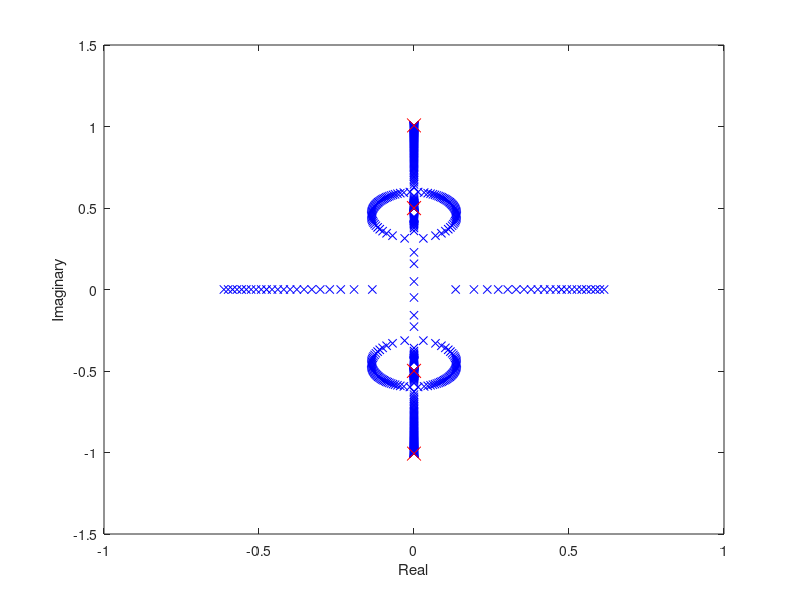
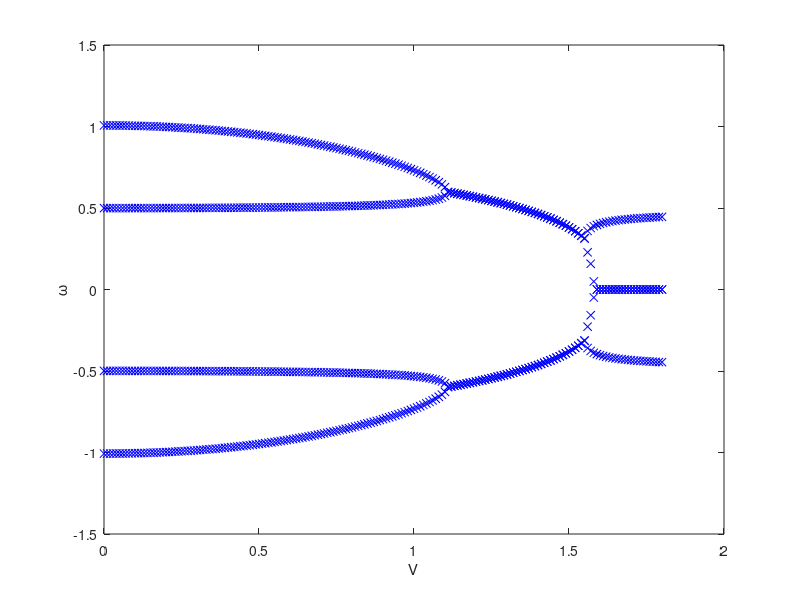
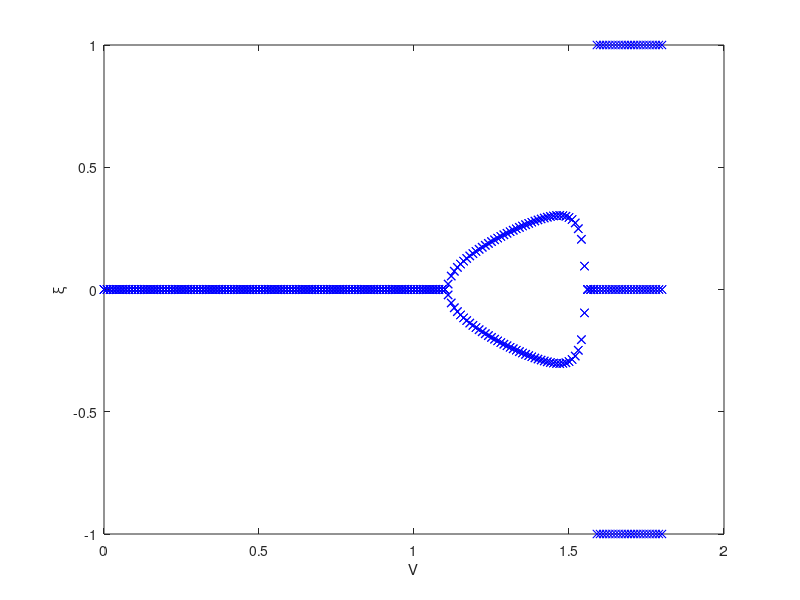
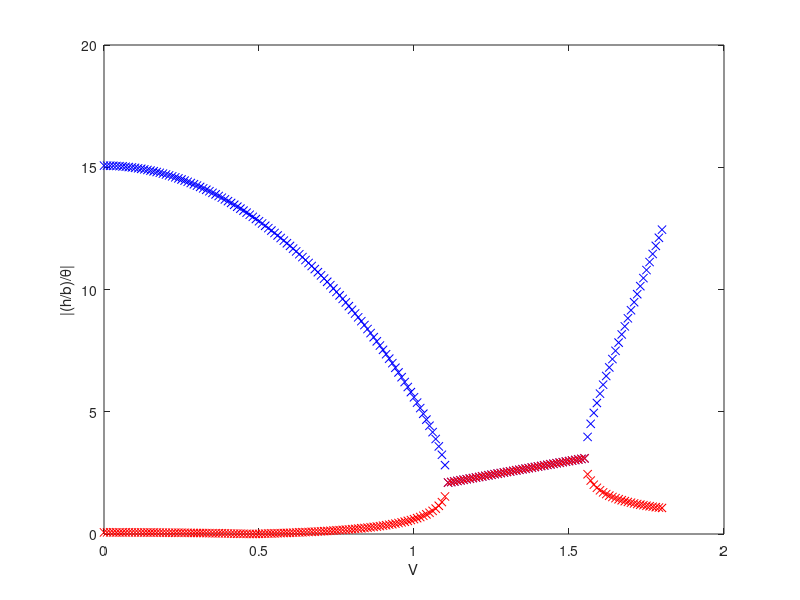

Recreate these plots in MATLAB, in order. (Note: this script raises an error after producing the figures.)
% 05738 -- STRUCTURAL DYNAMICS AND AEROELASTICITY
%   Prof. Giuseppe Quaranta
%   Flutter of the typical section using steady approximation
%   the basic equation for the TS are the adimensional equation
%   V is the flutter index spped, i.e. 2U/(c w_t)

clc
clear all
close all

mu = 10;
xt = 0.05;
rt = 0.5;

e = 0.5;
R = 0.5;
cla   = 2*pi;

M = [1  xt;  
     xt rt^2];

Ks = [R^2  0;
      0    rt^2];
  
Ka = cla/(mu*pi)* [0   1;
                   0  -e];
               
V = 0:0.01:1.8;

e2   = zeros(2,length(V));
ev  = zeros(2,2,length(V));


for i = 1:length(V)
    
    [ev1, e1] = eig(Ks+V(i)^2*Ka,-M);
    e2(:,i) = diag(e1);
    ev(:,:,i) = ev1;
    
end

ep = sqrt(e2);
en = - sqrt(e2);

figure(1);
plot(real(ep(1,:)), imag(ep(1,:)), 'bx');
hold on;
plot(real(ep(1,1)), imag(ep(1,1)), 'rx','MarkerSize', 10);
plot(real(ep(2,:)), imag(ep(2,:)), 'bx');
plot(real(ep(2,1)), imag(ep(2,1)), 'rx','MarkerSize', 10);
plot(real(en(1,:)), imag(en(1,:)), 'bx');
plot(real(en(1,1)), imag(en(1,1)), 'rx','MarkerSize', 10);
plot(real(en(2,:)), imag(en(2,:)), 'bx');
plot(real(en(2,1)), imag(en(2,1)), 'rx','MarkerSize', 10);
xlabel('Real');
ylabel('Imaginary');


figure(2);
plot(V, imag(ep(1,:)), 'bx');
hold on;
plot(V, imag(ep(2,:)), 'bx');
plot(V, imag(en(1,:)), 'bx');
plot(V, imag(en(2,:)), 'bx');
xlabel('V');
ylabel('\omega');


figure(3);
plot(V, -real(ep(1,:))./abs(ep(1,:)), 'bx');
hold on;
plot(V, -real(ep(2,:))./abs(ep(2,:)), 'bx');
plot(V, -real(en(1,:))./abs(en(1,:)), 'bx');
plot(V, -real(en(2,:))./abs(en(2,:)), 'bx');
xlabel('V');
ylabel('\xi');

figure (4);
plot(V, abs(squeeze(ev(1,1,:)./ev(2,1,:))), 'bx');
hold on;
plot(V, abs(squeeze(ev(1,2,:)./ev(2,2,:))), 'rx');
xlabel('V');
ylabel('|(h/b)/\theta|');

figure (5);
plot(V, phase(squeeze(ev(1,1,:)./ev(2,1,:)))/pi*180, 'bx');
hold on;
plot(V, phase(squeeze(ev(1,2,:)./ev(2,2,:)))/pi*180, 'rx');
xlabel('V');
ylabel('arg((h/b)/\theta), deg.');
